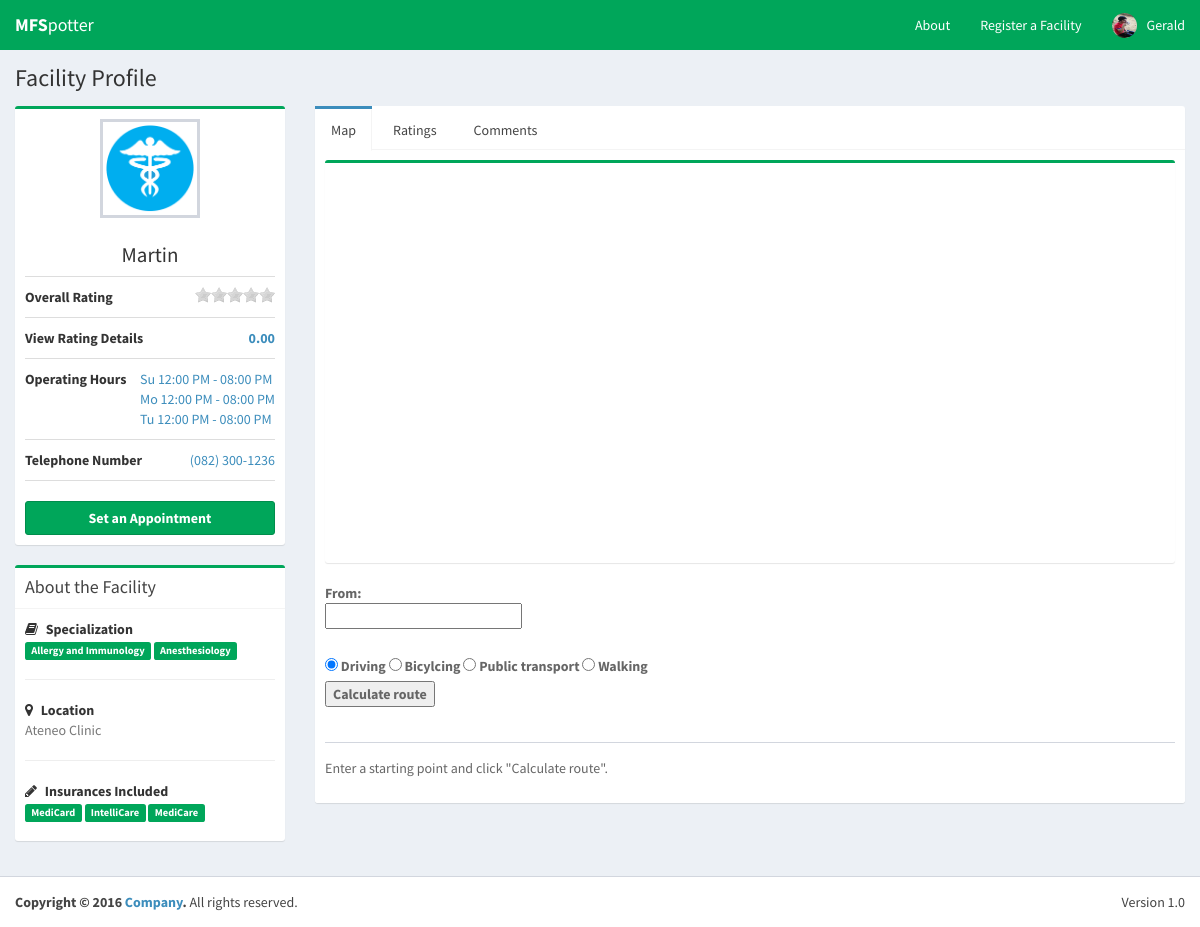
Page /facilityProfile.php?id=33 (signed in) on the committed database.
### tables this page shows
CREATE TABLE IF NOT EXISTS `facility` (
  `facilityID` int(4) NOT NULL AUTO_INCREMENT,
  `facilityName` varchar(50) NOT NULL,
  `telephoneNumber` text NOT NULL,
  `longhitude` double DEFAULT NULL,
  `latitude` double DEFAULT NULL,
  `address` varchar(40) NOT NULL,
  `facilityPicture` varchar(30) NOT NULL,
  PRIMARY KEY (`facilityID`)
);

### config.php (called while the page is built, shortened)
<?php
$dbname="mfspotter";
?>

### facilityProfile.php (the view, shortened to what this page needs)
<?php
  $facility_id = $_GET["id"];
  include('config.php');
  $operating_period = array();
  $special = array();
  $insurance_name = array();
  $query = "SELECT * FROM `facility` WHERE facilityID = " . $facility_id . " ";
  $result = mysqli_query($connect, $query);
  if(mysqli_num_rows($result) > 0)
  {
    while($row = mysqli_fetch_array($result))
    {
      $facility_name = $row['facilityName'];
      $facility_tel = $row['telephoneNumber'];
      $facility_address = $row['address'];
      $facility_picture = $row['facilityPicture'];
    }
  }
  $query4 = "SELECT specialization FROM specialization sp, hasspecialization hs, facility f WHERE f.facilityID = hs.facilityID AND sp.specializationID = hs.specializationID AND f.facilityID = " . $facility_id . " ";
  $result4 = mysqli_query($connect, $query4);
  if(mysqli_num_rows($result4) > 0)
  {
    while($row4 = mysqli_fetch_array($result4))
    {
      $special[] = $row4['specialization'];
    }
  }
  $query2 = "SELECT dayofweek, DATE_FORMAT(timeOpened, '%h:%i %p') AS Opening_Time, DATE_FORMAT(timeClosed, '%h:%i %p') AS Closing_Time FROM `operatingperiod` WHERE facilityID = " . $facility_id . " ";
  $result2 = mysqli_query($connect, $query2);
  if(mysqli_num_rows($result2) > 0)
  {
    while($row2 = mysqli_fetch_array($result2))
    {
      $operating_period[] = array($row2['dayofweek'],$row2['Opening_Time'], $row2['Closing_Time']);
    }
  }
  $query3 = "SELECT * FROM insurances WHERE insurancesID IN ( SELECT insurancesID FROM insurancescovered WHERE facilityID = " . $facility_id . " )";
  $result3 = mysqli_query($connect, $query3);
  if(mysqli_num_rows($result3) > 0)
  {
    while($row3 = mysqli_fetch_array($result3))
    {
      $insurance_name[] = $row3['insuranceName'];
    }
  }
function getOverallVotePerID($id){
  include('config.php');
  $query = "SELECT AVG(rating) as overall, (SELECT AVG(rating) as last FROM rating WHERE dateRated <= DATE_SUB(NOW(),INTERVAL 1 YEAR) AND rating.facilityID = ".$id.")/2 as oneYearBefore
  FROM rating, facility
  WHERE rating.facilityID = facility.facilityID AND facility.facilityID = ".$id."
            AND dateRated >= DATE_SUB(NOW(),INTERVAL 1 YEAR)
            GROUP BY facility.facilityID";
  $result = mysqli_query($connect, $query);
  if(mysqli_num_rows($result) > 0)
  {
    while($row = mysqli_fetch_array($result))
    {
      if($row['oneYearBefore'] == null)
      {
        return number_format($row['overall'],2);
      }
      else
      {
        return number_format(($row['overall'] + $row['oneYearBefore'])/2 ,2);
      }
    }
  }
  else
  {
    return 0;
  }
}
?>
<!DOCTYPE html>
<html>
<head>
  <link rel="stylesheet" href="bootstrap/css/bootstrap.min.css">
  <link rel="stylesheet" href="https://cdnjs.cloudflare.com/ajax/libs/font-awesome/4.5.0/css/font-awesome.min.css">
  <link rel="stylesheet" href="https://cdnjs.cloudflare.com/ajax/libs/ionicons/2.0.1/css/ionicons.min.css">
  <link rel="stylesheet" href="dist/css/AdminLTE.min.css">
  <link rel="stylesheet" href="dist/css/skins/_all-skins.min.css">
  <link rel="stylesheet" href="plugins/rateit-scripts/rateit.css">
  <link rel="stylesheet" href="http://maxcdn.bootstrapcdn.com/font-awesome/latest/css/font-awesome.min.css">
  <link rel="stylesheet" href="dist/themes/fontawesome-stars.css">
  <link rel="stylesheet" href="dist/themes/fontawesome-stars-o.css">
</head>
<body class="hold-transition skin-green layout-top-nav" onload="load()">
<div class="wrapper">
   <header class="main-header">
    <nav class="navbar navbar-static-top">
      <div class="navbar-header">
        <a href="../mfspotter/Landing.php" class="navbar-brand"><b>MFS</b>potter</a>
      </div>
        <div class="navbar-custom-menu">
          <ul class="nav navbar-nav">
            <li><a href="#">About</a></li>
          <?php
            include("config.php");
            include("header.php");
          ?>
          </li>
        </ul>
      </div>
    </nav>
  </header>
  <div class="content-wrapper">
      <section class="content-header">
        <h1>
          Facility Profile
        </h1>
      </section>
      <section class="content">
        <div class="row">
          <div class="col-md-3">
            <div class="box box-primary box-success">
              <div class="box-body box-profile">
                <img class="profile-user-img img-responsive" src="/mfspotter/dist/img/facilitypic/<?php echo $facility_picture ?>.jpg" alt="User profile picture">
                <h3 class="profile-username text-center"><?php echo $facility_name ?></h3>
                <ul class="list-group list-group-unbordered">
                  <li class="list-group-item">
                    <b>Overall Rating</b>
                        <a class="pull-right">
                          <div class="rateit" data-rateit-value="<?php echo getOverallVotePerID($facility_id)?>"  data-rateit-ispreset="true" data-rateit-readonly="true">
                          </div>
                        </a>
                  </li>
                  <li class="list-group-item">
                    <b>View Rating Details</b>
                        <a class="pull-right">
                         <b><a data-toggle="modal" href="#ratingDetailsModal" class="pull-right"><?php echo number_format(getOverallVotePerID($facility_id),2)?></a></b>
                        </a>
                  </li>
                  <li class="list-group-item">
                    <b>Operating Hours</b> <a class="pull-right">
                    <?php
                      for($row = 0; $row < count($operating_period); $row++)
                      {
                        if($operating_period[$row][0] == 0)
                        {
                          $operating_period[$row][0] = "Su";
                        }
                        else if($operating_period[$row][0] == 1)
                        {
                          $operating_period[$row][0] = "Mo";
                        }
                        else if($operating_period[$row][0] == 2)
                        {
                          $operating_period[$row][0] = "Tu";
                        }
                        echo ''. $operating_period[$row][0] . ' '. $operating_period[$row][1] .' - '. $operating_period[$row][2] ;
                        echo '<br/>';
                      }
                    ?>
                    </a>
                  </li>
                  <li class="list-group-item">
                    <b>Telephone Number</b> <a class="pull-right"><?php echo $facility_tel ?></a>
                  </li>
                </ul>
                 <a href="appointment.php?id=<?php echo $facility_id ?>" class="btn btn-success btn-block"><b>Set an Appointment</b></a>
              </div>
            </div>
            <div class="box box-primary box-success">
              <div class="box-header with-border">
                <h3 class="box-title">About the Facility</h3>
              </div>
              <div class="box-body">
                <strong><i class="fa fa-book margin-r-5"></i> Specialization</strong>
                <p class="text-muted">
                  <?php
                    foreach($special as $sp)
                    {
                      echo '<span class="label label-success">'. $sp .'</span> ';
                    }
                  ?>
                </p>
                <hr>
                <strong><i class="fa fa-map-marker margin-r-5"></i> Location</strong>
                <p class="text-muted"><?php echo $facility_address ?></p>
                <hr>
                <strong><i class="fa fa-pencil margin-r-5"></i> Insurances Included</strong>
                <p>
                  <?php
                    foreach($insurance_name as $i)
                    {
                      echo '<span class="label label-success">'. $i .'</span> ';
                    }
                  ?>
                </p>
              </div>
            </div>
          </div>
        <div class="col-md-9">
          <div class="nav-tabs-custom">
            <ul class="nav nav-tabs">
              <li class="active"><a href="#ltab_1" data-toggle="tab">Map</a></li>
              <li><a href="#ltab_2" data-toggle="tab">Ratings</a></li>
              <li><a href="#ltab_3" data-toggle="tab">Comments</a></li>
            </ul>
            <div class="tab-content">
              <div class="tab-pane active" id="ltab_1">
                <div class="box box-primary box-success">
                  <div id="viewfaci_map" style="position: relative; width:100%; height:400px"></div>
                </div>
                <div class="post">
                  <div class="user-block">
                      <label>
                        From: <br />
                        <input type="text" id="routeStart">
                              <br><a href="#" class="autoLink" style="display: none;">Use current location: <span>not found</span></a>
                      </label>
                        <br>
                        <label>
                        <br>
                      <label><input type="radio" name="travelMode" value="DRIVING" checked /> Driving</label>
                      <label><input type="radio" name="travelMode" value="BICYCLING" /> Bicylcing</label>
                      <label><input type="radio" name="travelMode" value="TRANSIT" /> Public transport</label>
                      <label><input type="radio" name="travelMode" value="WALKING" /> Walking</label>
                      <br><input type="submit" value="Calculate route" onclick="calcRoute();return false">
                  </div>
                </div>
                <div class="post">
                  <div class="user-block">
                    <div id="directionsPanel">
                      Enter a starting point and click "Calculate route".
                    </div>
                  </div>
                </div>
              </div>
            </div>
          </div>
        </div>
        </div>
        </div>
  </div>
  <footer class="main-footer">
    <div class="pull-right hidden-xs">
      Version 1.0
    </div>
    <strong>Copyright &copy; 2016 <a href="#">Company</a>.</strong> All rights reserved.
  </footer>
</body>
</html>

### rows in the picture
facility: facilityPicture (placeholder picture), facilityName "Martin", telephoneNumber "(082) 300-1236", address "Ateneo Clinic"

### other values in the picture
$_SESSION["firstname"] "Gerald"
getOverallVotePerID($facility_id) "0.00"
$operating_period[$row][0] "Su"
$operating_period[$row][1] "12:00 PM"
$operating_period[$row][2] "08:00 PM"
$operating_period[$row][0] "Mo"
$operating_period[$row][0] "Tu"
$sp "Allergy and Immunology"
$sp "Anesthesiology"
$i "MediCard"
$i "IntelliCare"
$i "MediCare"
